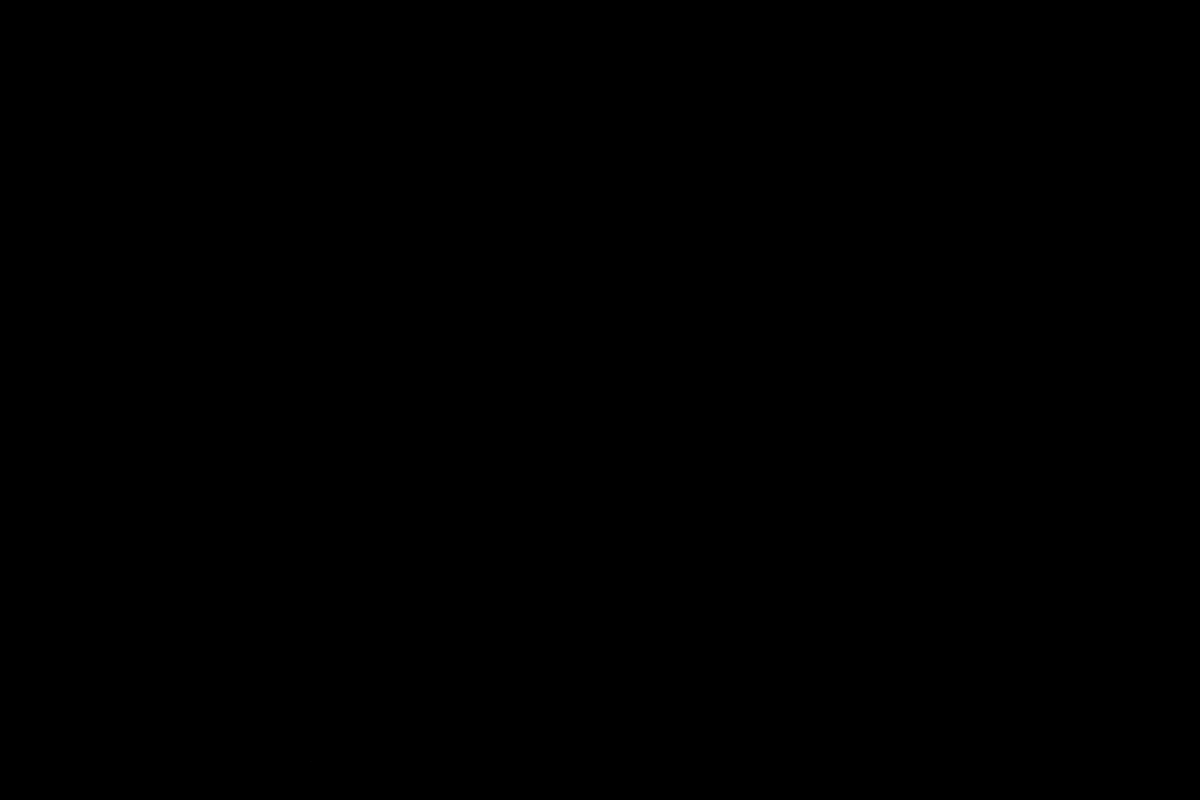
Frame 1 (no input)
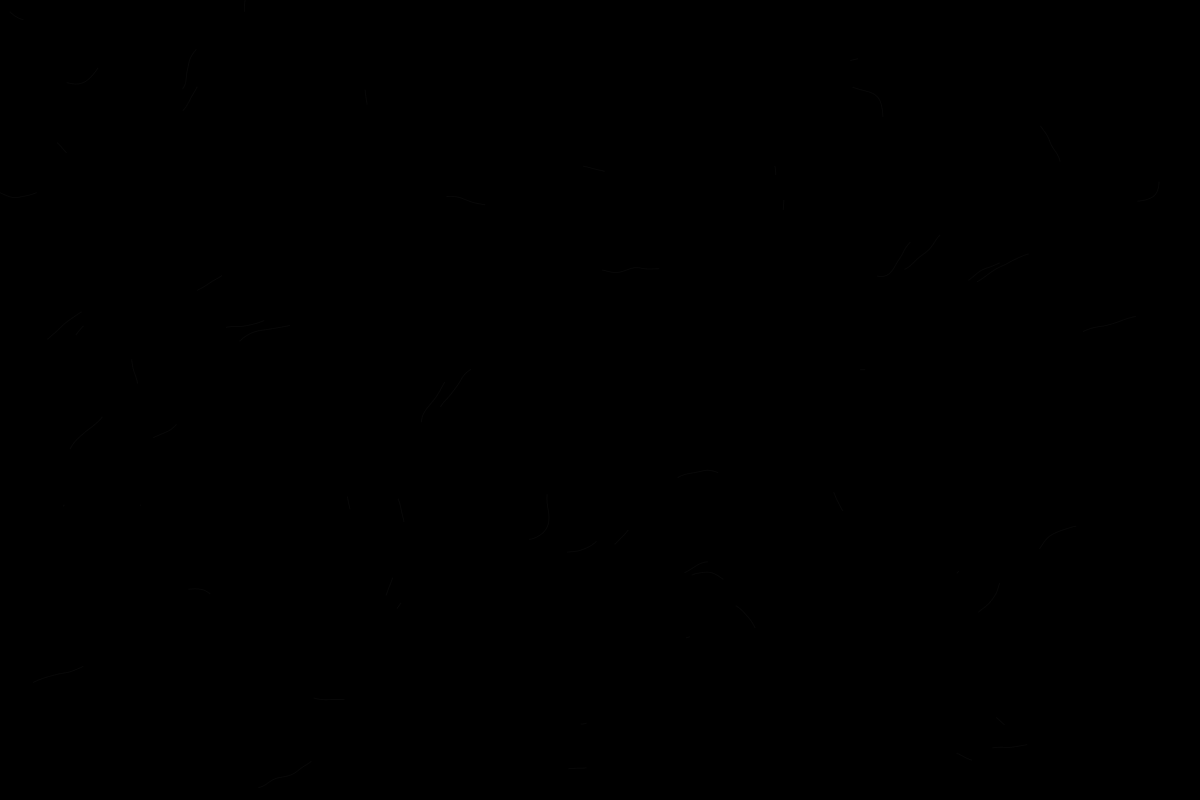
Frame 60 (the mouse pressed at the canvas centre just before this capture)
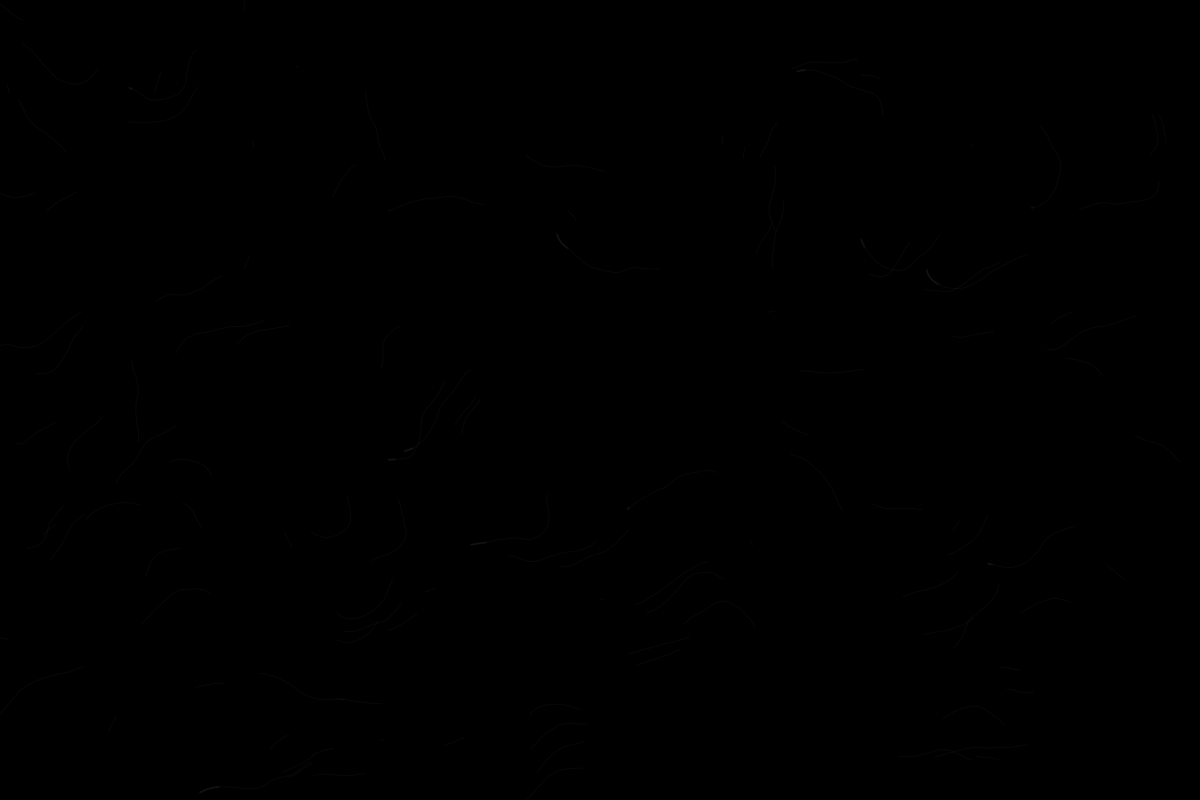
Frame 120 (the mouse held since frame 60 and released just before this capture)

The Processing sketch that drew these frames (run headless with seeded random() and noise(); from frame 60 on, the mouse is pressed at the canvas centre):

// Processing sketch: xx_particles_basic
// ── xx_particles_basic.pde
float NOISESCALE = 0.008;
ArrayList <Particle> particles;

void setup() {
  size(1200,800);
  background(0);
  particles = new ArrayList <Particle>();
  noStroke();
  fill(255,10);
}

void draw() {
  //background(0);
  particles.add(new Particle(int(random(50,500)),new PVector(random(width),random(height))));
  
  for(int i=0; i < particles.size(); i++){
    if (particles.get(i).isAlive()){
      particles.get(i).update();
      particles.get(i).display();
    } else {
      particles.remove(i);
    }
  }
}

void keyPressed() {
  if (key == ' ') {
    
  }
  if (key == 'r') {
    setup();
  }
}

class Particle{
  
  int age;
  int lifeSpan;
  PVector pos;
  Particle(int _lifeSpan, PVector _pos){
    this.age = 0;
    this.lifeSpan = _lifeSpan;
    this.pos = _pos;
    
  }
  
  void update(){
    PVector vector  = new PVector(1,0);
    vector.rotate(noise(this.pos.x*NOISESCALE,this.pos.y*NOISESCALE,this.age*NOISESCALE)*TWO_PI);
    this.pos.add(vector);
    this.age++;
  }
  
  void display(){
    ellipse(this.pos.x, this.pos.y, 1+age/100, 1+age/100);
  }
  
  boolean isAlive(){
    if (age <= lifeSpan){
      return true;
    }
    else {
      return false;
    }
  }
}
